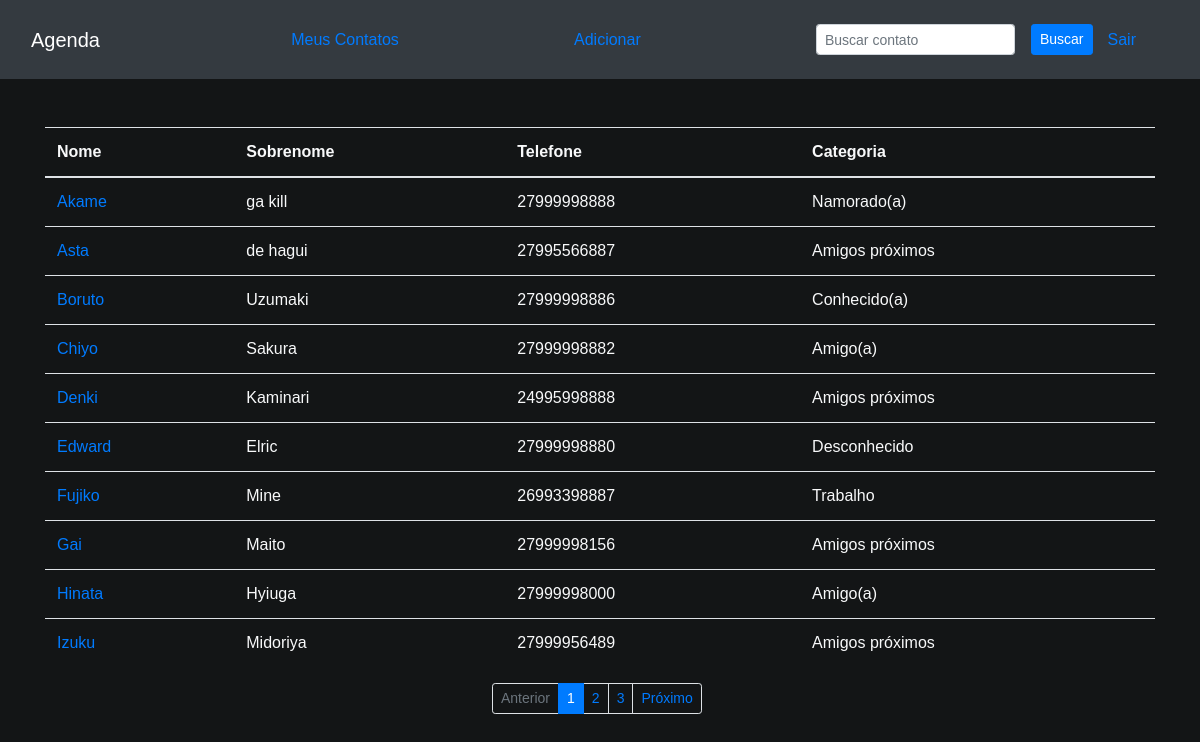
Screenshot of / (signed in) with the database file from the repository.
### homepage/models.py (models this page shows, shortened)
class Contato(models.Model):
    user = models.ForeignKey(User, models.DO_NOTHING, name='User')
    nome = models.CharField(max_length=150, name='Nome')
    sobrenome = models.CharField(max_length=150, blank=True, name='Sobrenome')
    telefone = models.CharField(
        max_length=11, validators=[
            validators.RegexValidator('^[1-9]{2}?:\d{8}|\d{9}$')
        ],
        name='Telefone'
    )
    email = models.EmailField(
        validators=[validators.validate_email], name='Email'
    )
    data_de_criacao = models.DateTimeField(
        default=timezone.now, name='Data_de_criação'
    )
    descricao = models.TextField(blank=True, name='Descrição')
    categoria = models.ForeignKey(
        Categoria, models.DO_NOTHING, name='Categoria'
    )
    foto = models.ImageField(
        upload_to='img/%Y/%m/%d', blank=True, validators=[
            validators.FileExtensionValidator(['png', 'jpg', 'webp', 'jpeg'])
        ]
    )

class Categoria(models.Model):
    categoria = models.CharField(max_length=20, unique=True)
    def __str__(self):
        return self.categoria

### homepage/views.py (the view)
# urls.py: path('', include('homepage.urls')),
@login_required(redirect_field_name='login')
def homepage(request):
    contacts = Contato.objects.order_by('Nome').filter(User=request.user)
    paginator = Paginator(contacts, 10)
    num_page = request.GET.get('page')
    page = paginator.get_page(num_page)
    return render(request, 'homepage.html', {'contacts': page})

### homepage/templates/homepage.html (shortened to what this page needs)
{% extends 'base.html' %}
{% block content %}
<div class="container mt-5">
  <div class="row">
    <div class="col-lg-12">
      <table class="table text-light">
        <thead>
          <tr>
            <th>Nome</th>
            <th>Sobrenome</th>
            <th>Telefone</th>
            <th>Categoria</th>
          </tr>
        </thead>
        <tbody>
          {% for contact in contacts %}
              <tr>
                  <td>
                    <a href="{% url 'a_contact' contact.Nome contact.id %}"> {{contact.Nome}}</a>
                  </td>
                  <td>{{contact.Sobrenome}}</td>
                  <td>{{contact.Telefone}}</td>
                  <td>{{contact.Categoria}}</td>
              </tr>
          {% endfor %}
        </tbody>
      </table>
    </div>
  </div>
</div>
{% include 'partials/_pagination.html' %}
{% endblock content %}

### templates/base.html (shortened to what this page needs)
{% load static %}
{% autoescape on %}
<!DOCTYPE html>
<html lang="pt-BR">
<head>
    {% include 'partials/_head.html' %}
</head>
<body style="background: #131516;">
  {% include 'partials/_nav.html' %}
  {% block content %}{% endblock content %}
</body>
</html>
{% endautoescape %}

### templates/partials/_head.html (shortened to what this page needs)
{% load static %}
<link href="{% static 'vendor/bootstrap/css/bootstrap.min.css' %}" rel="stylesheet">
<link rel="stylesheet" href="{% static 'login/css/login.css' %}">
<link rel="stylesheet" href="{% static 'cadaster/css/cad.css' %}">

### templates/partials/_nav.html (shortened to what this page needs)
<nav class="navbar navbar-expand-lg navbar-dark bg-dark static-top">
    <div class="container ml-auto">
      <a class="navbar-brand" href="{% url 'homepage' %}">Agenda</a>
      <a href="{% url 'homepage' %}">Meus Contatos</a>
      <a href="{% url 'new_contact' %}">Adicionar</a>
      <form method="get" action="{% url 'search' %}">{% csrf_token %}
      <div class="form-group d-flex align-items-center mt-3">
          <input type="search" name='fetch' value="{{request.GET.fetch}}" id="form1" class="form-control form-control-sm" placeholder="Buscar contato">
          <button type="submit" class="btn btn-primary btn-sm ml-3">Buscar</button>
        </div>
      </form>
    </div>
    <a class="mr-5" href="{% url 'logout' %}">Sair</a>
</nav>

### templates/partials/_pagination.html
{% if contacts.paginator.num_pages > 1 %}
<nav aria-label="..." style="margin-left: 41%;">
  <ul class="pagination pagination-sm">
    {% if contacts.has_previous %}
      <li class="page-item">
        <a class="page-link" style="background-color: #131516;" href="?page={{contacts.previous_page_number}}&fetch={{request.GET.fetch}}" tabindex="-1">Anterior</a>
      </li>
    {% else %}
      <li class="page-item disabled">
        <a class="page-link" href="#" style="background-color: #131516;" tabindex="-1">Anterior</a>
      </li>
    {% endif %}
    {% for page in contacts.paginator.page_range %}
      {% if contacts.number == page %}
        <li class="page-item active"><a class="page-link" href="?page={{page}}&fetch={{request.GET.fetch}}" >{{page}}</a></li>
      {% else %}
        <li class="page-item"><a class="page-link" href="?page={{page}}&fetch={{request.GET.fetch}}" style="background-color: #131516;">{{page}}</a></li>
      {% endif %}
    {% endfor %}
    {% if contacts.has_next %}
      <li class="page-item">
        <a class="page-link" style="background-color: #131516;" href="?page={{contacts.next_page_number}}&fetch={{request.GET.fetch}}">Próximo</a>
      </li>
    {% else %}
      <li class="page-item disabled">
        <a class="page-link" style="background-color: #131516;">Próximo</a>
      </li>
    {% endif %}
  </ul>
</nav>
{% endif %}

### templates/static/login/css/login.css (style rules this page uses)
body { background-color: #333; color: #fff; }

### templates/static/cadaster/css/cad.css (style rules this page uses)
body { background-color: #333; color: #fff; font-family: Arial, sans-serif; }

### rows the page displays
Contato: Nome "Akame", Sobrenome "ga kill", Telefone "27999998888", Categoria "Namorado(a)"
Contato: Nome "Asta", Sobrenome "de hagui", Telefone "27995566887", Categoria "Amigos próximos"
Contato: Nome "Boruto", Sobrenome "Uzumaki", Telefone "27999998886", Categoria "Conhecido(a)"
Contato: Nome "Chiyo", Sobrenome "Sakura", Telefone "27999998882", Categoria "Amigo(a)"
Contato: Nome "Denki", Sobrenome "Kaminari", Telefone "24995998888", Categoria "Amigos próximos"
Contato: Nome "Edward", Sobrenome "Elric", Telefone "27999998880", Categoria "Desconhecido"
Contato: Nome "Fujiko", Sobrenome "Mine", Telefone "26993398887", Categoria "Trabalho"
Contato: Nome "Gai", Sobrenome "Maito", Telefone "27999998156", Categoria "Amigos próximos"
Contato: Nome "Hinata", Sobrenome "Hyiuga", Telefone "27999998000", Categoria "Amigo(a)"
Contato: Nome "Izuku", Sobrenome "Midoriya", Telefone "27999956489", Categoria "Amigos próximos"

### other values shown
{{ page }} "1"
{{ page }} "2" "3"
